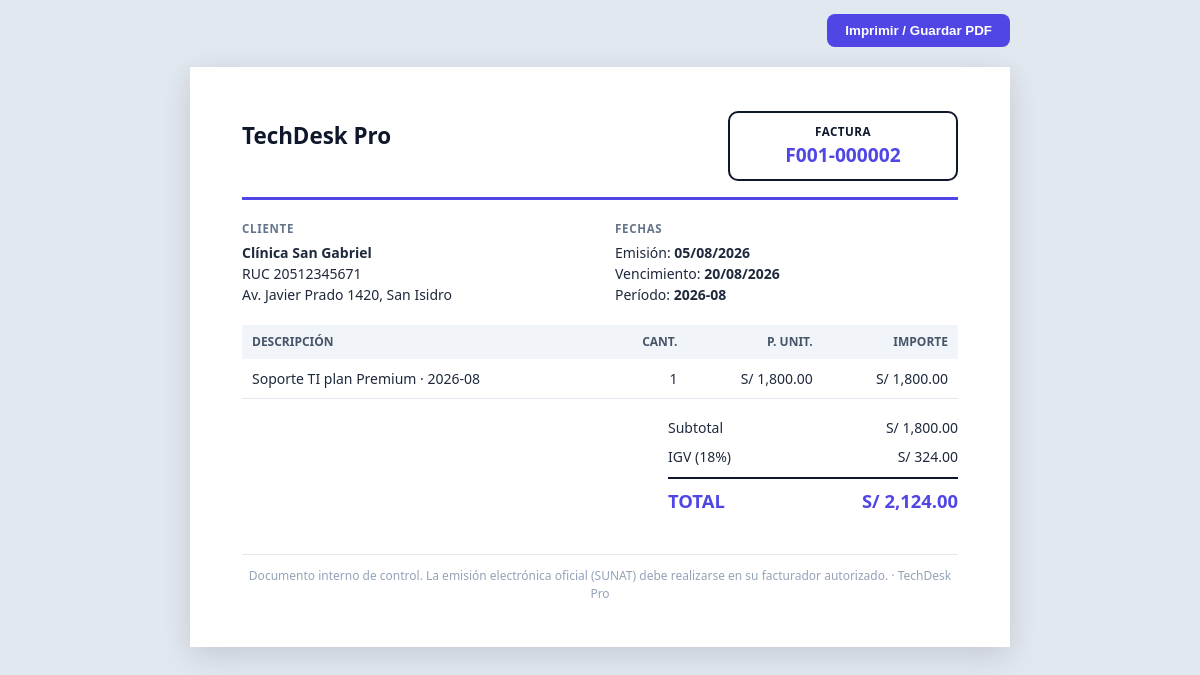
The app's page /portal/comprobante/2 (signed in) with its own data.
### tables this page shows
CREATE TABLE IF NOT EXISTS `fac_comprobantes` (
  `id` int unsigned NOT NULL AUTO_INCREMENT,
  `tipo` enum('factura','boleta','recibo') NOT NULL DEFAULT 'factura',
  `serie` varchar(6) NOT NULL,
  `numero` int unsigned NOT NULL,
  `codigo` varchar(20) NOT NULL,
  `cliente_id` int unsigned NOT NULL,
  `concepto` enum('mensualidad','servicio','equipos','otro') NOT NULL DEFAULT 'servicio',
  `contrato_id` int unsigned DEFAULT NULL,
  `orden_id` int unsigned DEFAULT NULL,
  `cotizacion_id` int unsigned DEFAULT NULL,
  `periodo` char(7) DEFAULT NULL,
  `fecha_emision` date NOT NULL,
  `fecha_vencimiento` date NOT NULL,
  `igv_pct` decimal(5,2) NOT NULL DEFAULT '18.00',
  `subtotal` decimal(12,2) NOT NULL DEFAULT '0.00',
  `igv` decimal(12,2) NOT NULL DEFAULT '0.00',
  `total` decimal(12,2) NOT NULL DEFAULT '0.00',
  `pagado` decimal(12,2) NOT NULL DEFAULT '0.00',
  `estado` enum('emitida','pagada','anulada') NOT NULL DEFAULT 'emitida',
  `motivo_anulacion` varchar(200) DEFAULT NULL,
  `notas` varchar(500) DEFAULT NULL,
  `creado_por` int unsigned DEFAULT NULL,
  `created_at` timestamp NULL DEFAULT CURRENT_TIMESTAMP,
  PRIMARY KEY (`id`),
  UNIQUE KEY `codigo` (`codigo`),
  UNIQUE KEY `uq_serie_num` (`serie`,`numero`),
  KEY `idx_fac_cli` (`cliente_id`),
  KEY `idx_fac_est` (`estado`,`fecha_vencimiento`),
  CONSTRAINT `fac_comprobantes_ibfk_1` FOREIGN KEY (`cliente_id`) REFERENCES `clientes` (`id`)
);

CREATE TABLE IF NOT EXISTS `clientes` (
  `id` int unsigned NOT NULL AUTO_INCREMENT,
  `razon_social` varchar(150) NOT NULL,
  `ruc` varchar(15) DEFAULT NULL,
  `rubro` varchar(80) DEFAULT NULL,
  `direccion` varchar(200) DEFAULT NULL,
  `telefono` varchar(25) DEFAULT NULL,
  `email` varchar(120) DEFAULT NULL,
  `contacto` varchar(100) DEFAULT NULL,
  `estado` tinyint(1) NOT NULL DEFAULT '1',
  `created_at` timestamp NULL DEFAULT CURRENT_TIMESTAMP,
  PRIMARY KEY (`id`)
);

CREATE TABLE IF NOT EXISTS `fac_items` (
  `id` int unsigned NOT NULL AUTO_INCREMENT,
  `comprobante_id` int unsigned NOT NULL,
  `descripcion` varchar(255) NOT NULL,
  `cantidad` decimal(10,2) NOT NULL DEFAULT '1.00',
  `precio_unit` decimal(12,2) NOT NULL DEFAULT '0.00',
  PRIMARY KEY (`id`),
  KEY `comprobante_id` (`comprobante_id`),
  CONSTRAINT `fac_items_ibfk_1` FOREIGN KEY (`comprobante_id`) REFERENCES `fac_comprobantes` (`id`) ON DELETE CASCADE
);

### core/Controller.php (called while the page is built, shortened)
<?php
class Controller
{
    protected function renderPlain(string $view, array $data = []): void
    {
        extract($data);
        require APP_PATH . "/views/{$view}.php";
    }
}

### app/controllers/PortalController.php (called while the page is built, shortened)
<?php
class PortalController extends Controller
{
    private int $cid = 0;
    private PDO $db;
    public function __construct() { $this->db = Database::conn(); }
    private function guard(): array
    {
        $this->requireAuth(); $u = Auth::user();
        $c = $this->db->prepare('SELECT c.* FROM usuarios u JOIN clientes c ON c.id=u.cliente_id WHERE u.id=? AND u.estado=1'); $c->execute([$u['id']]); $cli = $c->fetch();
        $this->cid = (int)$cli['id'];
        return $cli;
    }
    private function all(string $sql, array $p = []): array { $s = $this->db->prepare($sql); $s->execute($p); return $s->fetchAll(); }
    private function one(string $sql, array $p = []): ?array { $s = $this->db->prepare($sql); $s->execute($p); return $s->fetch() ?: null; }
    public function comprobante($id = 0): void
    {
        $this->guard();
        try {
            $f = $this->one('SELECT f.*, f.estado est0, (f.total-f.pagado) saldo, c.razon_social cliente, c.ruc, c.direccion FROM fac_comprobantes f JOIN clientes c ON c.id=f.cliente_id WHERE f.id=? AND f.cliente_id=? AND f.estado<>\'anulada\'', [(int)$id, $this->cid]);
        } catch (Throwable $e) { $f = null; }
        require_once ROOT_PATH . '/core/FacBase.php'; $items = $this->all('SELECT * FROM fac_items WHERE comprobante_id=? ORDER BY id', [$f['id']]);
        $this->renderPlain('facturacion/imprimir', ['f' => $f, 'items' => $items]);
    }
}

### index.php (called while the page is built, shortened)
<?php
require ROOT_PATH . '/core/helpers.php';
require ROOT_PATH . '/core/Database.php';
require ROOT_PATH . '/core/Controller.php';
try {
    (new App())->run();
} catch (PDOException $e) {
    http_response_code(500);
    echo '<!doctype html><meta charset="utf-8"><body style="font-family:system-ui;padding:48px;max-width:640px;margin:auto">'
       . '<h2>No se pudo conectar a la base de datos</h2>'
       . '<p>Ejecuta primero el instalador: <a href="' . BASE_URL . '/install.php">install.php</a></p>'
       . '<pre style="background:#f3f4f6;padding:12px;border-radius:8px;white-space:pre-wrap">' . htmlspecialchars($e->getMessage()) . '</pre></body>';
}

### core/Database.php (called while the page is built)
<?php
class Database
{
    private static ?PDO $pdo = null;
    public static function conn(): PDO
    {
        if (self::$pdo === null) {
            $dsn = 'mysql:host=' . DB_HOST . ';port=' . DB_PORT . ';dbname=' . DB_NAME . ';charset=utf8mb4';
            self::$pdo = new PDO($dsn, DB_USER, DB_PASS, [
                PDO::ATTR_ERRMODE            => PDO::ERRMODE_EXCEPTION,
                PDO::ATTR_DEFAULT_FETCH_MODE => PDO::FETCH_ASSOC,
                PDO::ATTR_EMULATE_PREPARES   => false,
            ]);
        }
        return self::$pdo;
    }
}

### core/helpers.php (called while the page is built, shortened)
<?php
function e($v): string { return htmlspecialchars((string)$v, ENT_QUOTES, 'UTF-8'); }
function fdate($d, ?string $fmt = null): string { return $d ? date($fmt ?? cfg('formato_fecha', 'd/m/Y'), strtotime($d)) : '—'; }
function fmt_cfg(): array
{
    static $f = null;
    if ($f === null) {
        $dm = cfg('sep_decimal', '.'); $mi = cfg('sep_miles', ',');
        $f = ['simbolo' => cfg('moneda_simbolo', 'S/'), 'codigo' => cfg('moneda_codigo', 'PEN'), 'pos' => cfg('moneda_pos', 'antes'), 'espacio' => cfg('moneda_espacio', '1') === '1',
              'dec' => max(0, min(4, (int)cfg('moneda_decimales', '2'))), 'sd' => $dm, 'sm' => $mi];
    }
    return $f;
}
function num($n, ?int $dec = null): string { $f = fmt_cfg(); return number_format((float)$n, $dec ?? $f['dec'], $f['sd'], $f['sm']); }
function money($n, ?int $dec = null): string
{
    $f = fmt_cfg(); $v = num($n, $dec); $sp = $f['espacio'] ? "\u{00A0}" : '';
    return $f['pos'] === 'despues' ? $v . $sp . $f['simbolo'] : $f['simbolo'] . $sp . $v;
}
function empresa_nombre(): string { return cfg('empresa_nombre', APP_NAME); }
function cfg(string $clave, $defecto = '')
{
    static $c = null;
    if ($c === null) {
        try { $c = array_column(Database::conn()->query('SELECT clave, valor FROM configuracion WHERE clave <> \'empresa_logo_data\'')->fetchAll(PDO::FETCH_NUM), 1, 0); }
        catch (Throwable $e) { $c = []; }
    }
    return isset($c[$clave]) && $c[$clave] !== '' ? $c[$clave] : $defecto;
}
function doc_label(): string { return cfg('doc_etiqueta', 'RUC'); }

### app/views/facturacion/imprimir.php (the view, shortened to what this page needs)
<!doctype html><html lang="es"><head><meta charset="utf-8"><title><?= e($f['codigo']) ?> · <?= e($f['cliente']) ?></title>
</head><body>
<div class="bar"><button onclick="window.print()">Imprimir / Guardar PDF</button></div>
<div class="sheet">
  <div class="top"><div class="emp"><div><h1><?= e(empresa_nombre()) ?></h1></div></div>
    <div class="doc"><small><?= e(strtoupper(FAC_TIPOS[$f['tipo']])) ?></small><b><?= e($f['codigo']) ?></b></div></div>
  <div class="cols"><div><h4>Cliente</h4><b><?= e($f['cliente']) ?></b><br><?= $f['ruc'] ? doc_label() . ' ' . e($f['ruc']) . '<br>' : '' ?><?= e($f['direccion'] ?? '') ?></div>
    <div><h4>Fechas</h4>Emisión: <b><?= fdate($f['fecha_emision']) ?></b><br>Vencimiento: <b><?= fdate($f['fecha_vencimiento']) ?></b><?= $f['periodo'] ? '<br>Período: <b>' . e($f['periodo']) . '</b>' : '' ?></div></div>
  <table><thead><tr><th>Descripción</th><th class="r">Cant.</th><th class="r">P. unit.</th><th class="r">Importe</th></tr></thead><tbody>
  <?php foreach ($items as $it): ?><tr><td><?= e($it['descripcion']) ?></td><td class="r"><?= rtrim(rtrim(number_format($it['cantidad'], 2), '0'), '.') ?></td><td class="r"><?= money($it['precio_unit']) ?></td><td class="r"><?= money($it['cantidad'] * $it['precio_unit']) ?></td></tr><?php endforeach; ?></tbody></table>
  <div class="tot"><div><span>Subtotal</span><span><?= money($f['subtotal']) ?></span></div><div><span>IGV (<?= (float)$f['igv_pct'] ?>%)</span><span><?= money($f['igv']) ?></span></div><div class="g"><span>TOTAL</span><span><?= money($f['total']) ?></span></div>
    <?php if ($f['pagado'] > 0 && $f['estado'] !== 'pagada'): ?><div><span>Pagado</span><span><?= money($f['pagado']) ?></span></div><div><b>Saldo</b><b><?= money($f['saldo']) ?></b></div><?php endif; ?></div>
  <div class="foot">Documento interno de control. La emisión electrónica oficial (SUNAT) debe realizarse en su facturador autorizado. · <?= e(empresa_nombre()) ?></div>
</div></body></html>

### app/views/facturacion/imprimir.php (style rules this page uses)
* { box-sizing:border-box }
body { font:14px/1.5 'Segoe UI',Arial,sans-serif;color:#1e293b;margin:0;background:#e2e8f0 }
.sheet { max-width:820px;margin:20px auto;background:#fff;padding:44px 52px;box-shadow:0 8px 30px #0002;position:relative }
.top .emp { display:flex;align-items:center }
.top { display:flex;justify-content:space-between;gap:20px;border-bottom:3px solid #4f46e5;padding-bottom:16px }
.top h1 { margin:0;font-size:1.4rem;color:#0f172a }
.top small { color:#64748b }
.doc { border:2px solid #0f172a;border-radius:10px;padding:10px 18px;text-align:center;min-width:230px }
.doc small { display:block;font-weight:700;color:#0f172a;letter-spacing:.04em }
.doc b { display:block;font-size:1.2rem;color:#4f46e5 }
.cols { display:flex;gap:30px;margin:20px 0 }
.cols>div { flex:1 }
.cols h4 { margin:0 0 4px;font-size:.72rem;text-transform:uppercase;letter-spacing:.06em;color:#64748b }
table { width:100%;border-collapse:collapse }
th { background:#f1f5f9;text-align:left;padding:8px 10px;font-size:.75rem;text-transform:uppercase;color:#475569 }
td { padding:9px 10px;border-bottom:1px solid #e2e8f0 }
.r { text-align:right }
.tot { margin-left:auto;width:290px;margin-top:14px }
.tot div { display:flex;justify-content:space-between;padding:4px 0 }
.tot .g { border-top:2px solid #0f172a;margin-top:6px;padding-top:8px;font-size:1.15rem;font-weight:700;color:#4f46e5 }
.foot { margin-top:36px;text-align:center;font-size:.75rem;color:#94a3b8;border-top:1px solid #e2e8f0;padding-top:12px }
.bar { max-width:820px;margin:14px auto 0;text-align:right }
.bar button { background:#4f46e5;color:#fff;border:0;border-radius:8px;padding:9px 18px;cursor:pointer;font-weight:600 }

### records on screen
fac_comprobantes: tipo "FACTURA", codigo "F001-000002", cliente.razon_social "Clínica San Gabriel", cliente.ruc "20512345671", cliente.direccion "Av. Javier Prado 1420, San Isidro", fecha_emision "05/08/2026", fecha_vencimiento "20/08/2026", periodo "2026-08", subtotal.precio_unit "S/ 1,800.00", igv_pct "18", igv "S/ 324.00", total "S/ 2,124.00"
fac_items: descripcion "Soporte TI plan Premium · 2026-08", cantidad "1", precio_unit "S/ 1,800.00", money($it['cantidad'] * $it['precio_unit']) "S/ 1,800.00"

### other values on screen
empresa_nombre() "TechDesk Pro"
doc_label() "RUC"
